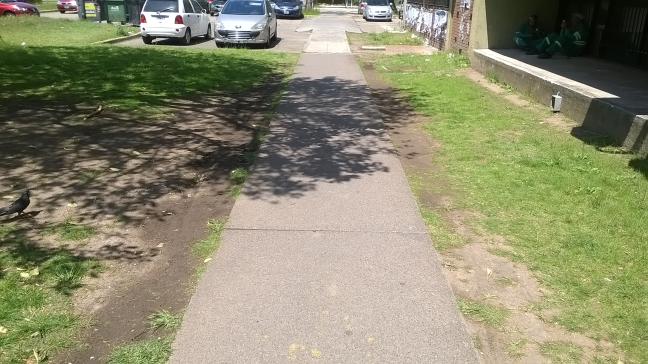
#> input picture img/ale1.png, 648 x 364 px
$ python hist-test.py   (Python 2 division)
#> lines starting #> are read from the running program, lines starting #| are printed output that depends on the picture; after the words box and inside, x2 and y2 are one past the last pixel; in counts of white or black regions, pixels touching at a corner belong together
import cv2
import numpy as np
#import matplotlib.pyplot as plt
def smooth(x,window_len=11,window='hanning'):
    if x.ndim != 1:
        raise ValueError, "smooth only accepts 1 dimension arrays."

    if x.size < window_len:
        raise ValueError, "Input vector needs to be bigger than window size."

    if window_len<3:
        return x

    if not window in ['flat', 'hanning', 'hamming', 'bartlett', 'blackman']:
        raise ValueError, "Window is on of 'flat', 'hanning', 'hamming', 'bartlett', 'blackman'"

    s=np.r_[x[window_len-1:0:-1],x,x[-1:-window_len:-1]]
    if window == 'flat': #moving average
        w=np.ones(window_len,'d')
    else:
        w=eval('np.'+window+'(window_len)')

    y=np.convolve(w/w.sum(),s,mode='valid')
    return y

def peaks(a):
    min_diff = 500

    bools = np.r_[True, a[1:] > a[:-1]] & np.r_[a[:-1] > a[1:], True]
    pks = [i for i in range(len(bools)) if bools[i]]
    if not pks[0] == 0:
        pks.insert(0,0)
    if not pks[-1] == 255:
        pks.append(255)

    out = [0]
    for i in range(1,len(pks)-1):
        lw = pks[i-1]
        ac = pks[i]
        hr = pks[i+1]
        mh = (ac + hr) / 2
        ml = (lw + ac) / 2
        if a[ac] - a[mh] > min_diff and a[ac] - a[ml] > min_diff:
            out.append(ac)
    out.append(255)
    return out

def generate_threshhold_mask(image, minval, maxval):
    image = np.uint8(image)
    retval, mask_lw_high = cv2.threshold(image, maxval, 255, cv2.THRESH_BINARY)
    mask_lw_high = 255 - mask_lw_high
    retval, mask_hg_min = cv2.threshold(image, minval, 255, cv2.THRESH_BINARY_INV)
    mask_hg_min = 255 - mask_hg_min
    # erase mask values

    return cv2.bitwise_and(mask_hg_min, mask_lw_high)

img = cv2.imread('img/ale1.png')
#> img is the input picture: shape (364, 648, 3); mean B, G, R 110.5, 139.1, 140.5
hsv_img = cv2.cvtColor(img, cv2.COLOR_BGR2HSV)
#> hsv_img: shape (364, 648, 3); mean H, S, V 33.3, 70.7, 146.5
hist = cv2.calcHist([hsv_img], [0], None, [256], [0,256])
#> hist = 256 values, max 18210 at index 13, min 0 at index 89, mean 921.4

#plt.plot(hist, color='k')
#plt.xlim([0,256])

spatial_radius = 50
color_radius = 50

smooth_msft_hist = smooth(hist.reshape([256]), 20)
#> in smooth, `s=np.r_[x[window_len-1:0:-1],x,x[-1:-window_len:-1]]`: s = 294 values, max 18210 at index 6, min 0 at index 108, mean 1112.5
#> in smooth, `y=np.convolve(w/w.sum(),s,mode='valid')`: y = 275 values, max 8272.7 at index 24, min 0 at index 198, mean 919.2
#> smooth_msft_hist has the same summary as y in smooth
#plt.plot(smooth_msft_hist, color='g')

hist_peaks = peaks(smooth_msft_hist)
#> in peaks, `pks = [i for i in range(len(bools)) if bools[i]]`: pks = [0, 24, 46, 79, 90, 117, 148, 160, 181]
#> the loop in peaks, `for i in range(1,len(pks)-1):` made 8 passes
#> (lw, ac, hr, mh, ml) on passes 1 to 8: (0, 24, 46, 35, 12), (24, 46, 79, 62, 35), (46, 79, 90, 84, 62), (79, 90, 117, 103, 84), (90, 117, 148, 132, 103), (117, 148, 160, 154, 132), (148, 160, 181, 170, 154), (160, 181, 255, 218, 170)
#> after the loop in peaks, `for i in range(1,len(pks)-1):`: out = [0, 24, 46]
#> hist_peaks = [0, 24, 46, 255]
print(hist_peaks)
#| [0, 24, 46, 255]

cv2.imshow('img', img)
h = cv2.split(hsv_img)[0]
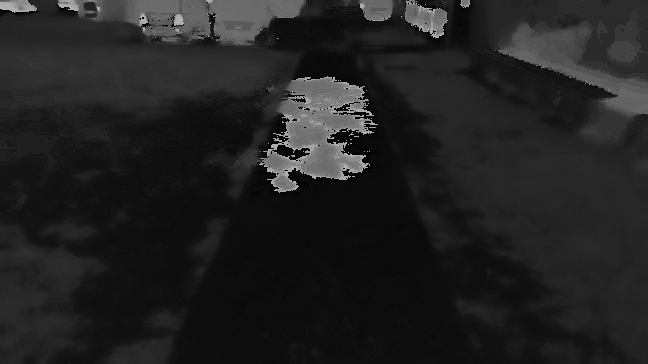
#> h: shape (364, 648); min 0, max 179, mean 33.3
for i in range(len(hist_peaks)-1):
    mask = generate_threshhold_mask(h, hist_peaks[i], hist_peaks[i+1])
    cv2.imshow('mask_'+str(i), mask)
#> this loop made 3 passes
#> pass 1, in generate_threshhold_mask, `retval, mask_lw_high = cv2.threshold(image, maxval, 255, cv2.THRESH_BI..`:
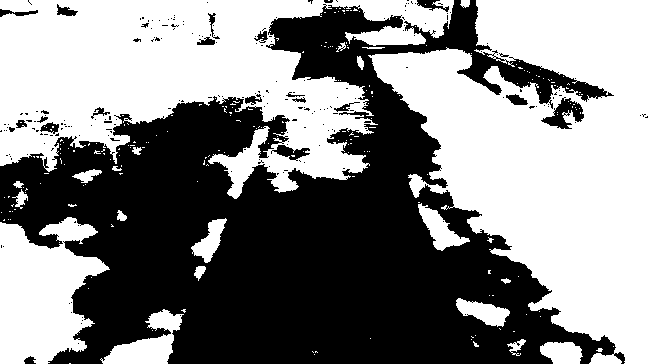
#> mask_lw_high: shape (364, 648); 52.6% white; 214 black regions (192 under 20 px), largest, box (x1, y1, x2, y2) and area: (0, 0, 625, 364) 108791, (541, 97, 584, 129) 618, (271, 145, 310, 161) 294
#> pass 1, in generate_threshhold_mask, `retval, mask_hg_min = cv2.threshold(image, minval, 255, cv2.THRESH_BIN..`:
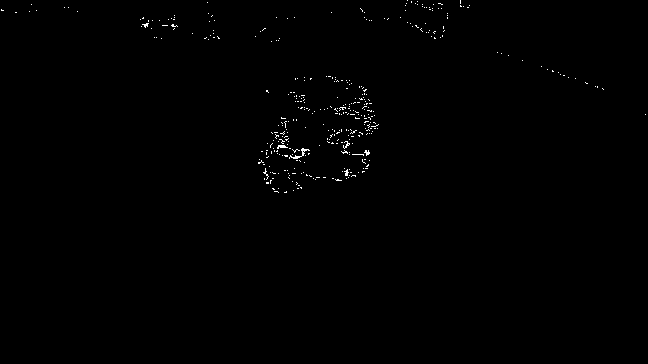
#> mask_hg_min: shape (364, 648); 0.41% white in thin lines or dots, all inside (x1, y1, x2, y2) = (1, 0, 646, 193)

# plt.show()

cv2.waitKey(0)
cv2.destroyAllWindows()

$ run again, with img/ale2.png copied over img/ale1.png
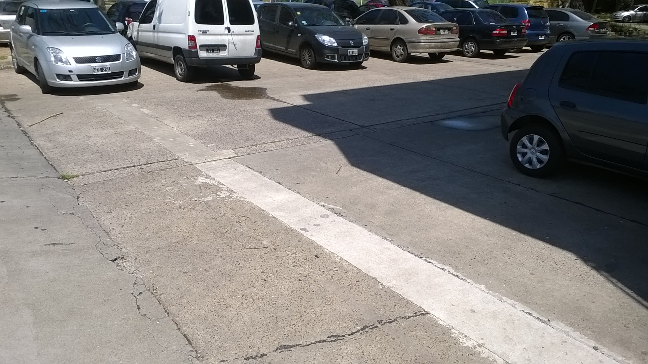
#> input picture img/ale2.png, 648 x 364 px
#> img is the input picture: shape (364, 648, 3); mean B, G, R 125.8, 128.1, 131.1
#> hsv_img: shape (364, 648, 3); mean H, S, V 46.5, 47.1, 136.8
#> hist = 256 values, max 24879 at index 16, min 0 at index 59, mean 921.4
#> s = 294 values, max 24879 at index 3, min 0 at index 78, mean 1265.4
#> y = 275 values, max 12523.9 at index 24, min 0 at index 198, mean 949.5
#> smooth_msft_hist has the same summary as y in smooth
#> pks = [0, 24, 56, 70, 86, 116, 160, 181]
#> the loop in peaks, `for i in range(1,len(pks)-1):` made 7 passes
#> (lw, ac, hr, mh, ml) on passes 1 to 7: (0, 24, 56, 40, 12), (24, 56, 70, 63, 40), (56, 70, 86, 78, 63), (70, 86, 116, 101, 78), (86, 116, 160, 138, 101), (116, 160, 181, 170, 138), (160, 181, 255, 218, 170)
#> after the loop in peaks, `for i in range(1,len(pks)-1):`: out = [0, 24, 116]
#> hist_peaks = [0, 24, 116, 255]
#| [0, 24, 116, 255]
#> the loop `for i in range(len(hist_peaks)-1):` made 3 passes
#> pass 1, in generate_threshhold_mask, `retval, mask_lw_high = cv2.threshold(image, maxval, 255, cv2.THRESH_BI..`:
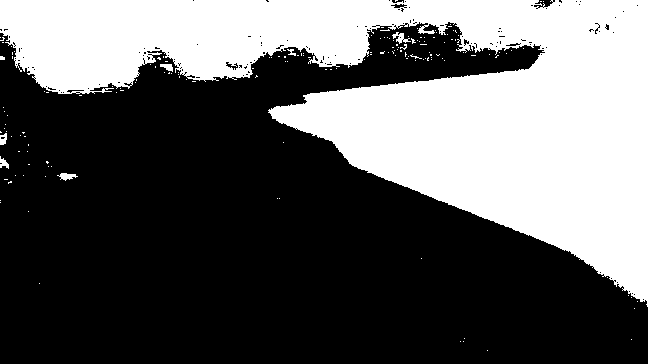
#> mask_lw_high: shape (364, 648); 37.5% white; 164 white regions (157 under 20 px), largest, box (x1, y1, x2, y2) and area: (0, 0, 648, 307) 87749, (392, 32, 411, 44) 96, (57, 173, 78, 181) 90
#> pass 1, in generate_threshhold_mask, `retval, mask_hg_min = cv2.threshold(image, minval, 255, cv2.THRESH_BIN..`:
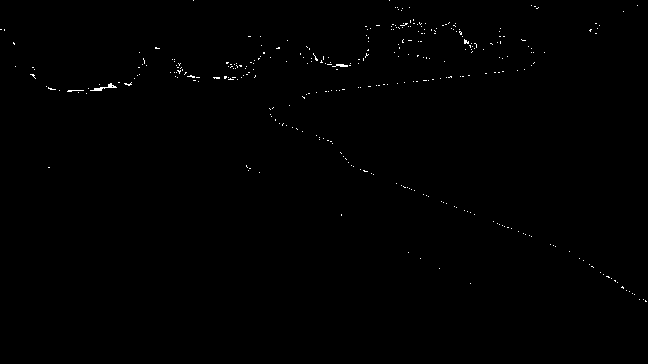
#> mask_hg_min: shape (364, 648); 0.34% white in thin lines or dots, all inside (x1, y1, x2, y2) = (0, 0, 647, 302)

$ run again, with img/ale3.png copied over img/ale1.png
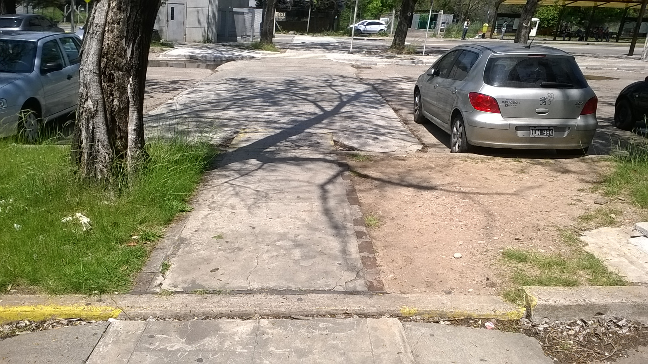
#> input picture img/ale3.png, 648 x 364 px
#> img is the input picture: shape (364, 648, 3); mean B, G, R 118.3, 137.4, 144.6
#> hsv_img: shape (364, 648, 3); mean H, S, V 33.2, 65.3, 148.4
#> hist = 256 values, max 27223 at index 13, min 0 at index 61, mean 921.4
#> s = 294 values, max 27223 at index 6, min 0 at index 80, mean 1238.7
#> y = 275 values, max 11722.1 at index 24, min 0 at index 198, mean 945
#> smooth_msft_hist has the same summary as y in smooth
#> pks = [0, 24, 47, 88, 115, 160, 183]
#> the loop in peaks, `for i in range(1,len(pks)-1):` made 6 passes
#> (lw, ac, hr, mh, ml) on passes 1 to 6: (0, 24, 47, 35, 12), (24, 47, 88, 67, 35), (47, 88, 115, 101, 67), (88, 115, 160, 137, 101), (115, 160, 183, 171, 137), (160, 183, 255, 219, 171)
#> after the loop in peaks, `for i in range(1,len(pks)-1):`: out = [0, 24, 47, 115]
#> hist_peaks = [0, 24, 47, 115, 255]
#| [0, 24, 47, 115, 255]
#> the loop `for i in range(len(hist_peaks)-1):` made 4 passes
#> pass 1, in generate_threshhold_mask, `retval, mask_lw_high = cv2.threshold(image, maxval, 255, cv2.THRESH_BI..`:
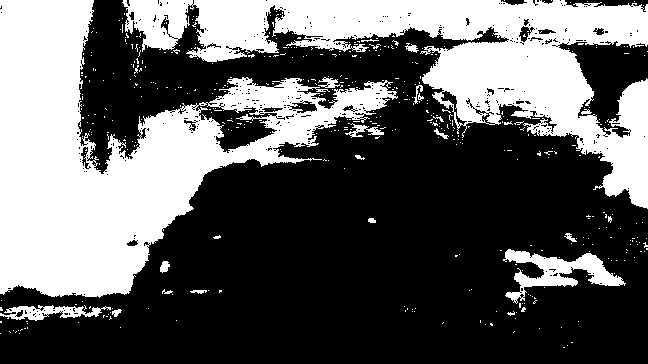
#> mask_lw_high: shape (364, 648); 37.7% white; 478 white regions (455 under 20 px), largest, box (x1, y1, x2, y2) and area: (0, 0, 398, 298) 47031, (122, 0, 648, 209) 36459, (503, 249, 626, 304) 2401
#> pass 1, in generate_threshhold_mask, `retval, mask_hg_min = cv2.threshold(image, minval, 255, cv2.THRESH_BIN..`:
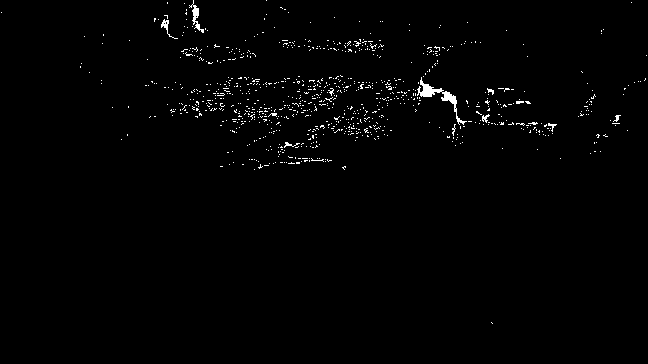
#> mask_hg_min: shape (364, 648); 1.2% white in thin lines or dots, all inside (x1, y1, x2, y2) = (1, 0, 647, 324)

$ run again, with img/auto.png copied over img/ale1.png
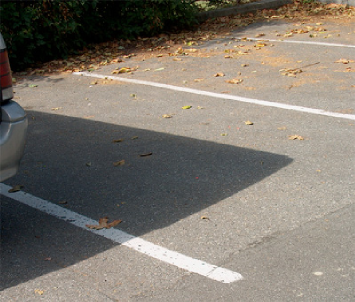
#> input picture img/auto.png, 355 x 302 px
#> img is the input picture: shape (302, 355, 3); mean B, G, R 109.6, 119.2, 126.1
#> hsv_img: shape (302, 355, 3); mean H, S, V 41.2, 55.6, 128.9
#> hist = 256 values, max 10822 at index 16, min 0 at index 82, mean 418.8
#> s = 294 values, max 10822 at index 3, min 0 at index 101, mean 566
#> y = 275 values, max 5842.2 at index 26, min 0 at index 198, mean 412.5
#> smooth_msft_hist has the same summary as y in smooth
#> pks = [0, 26, 59, 68, 80, 113, 159, 176]
#> the loop in peaks, `for i in range(1,len(pks)-1):` made 7 passes
#> (lw, ac, hr, mh, ml) on passes 1 to 7: (0, 26, 59, 42, 13), (26, 59, 68, 63, 42), (59, 68, 80, 74, 63), (68, 80, 113, 96, 74), (80, 113, 159, 136, 96), (113, 159, 176, 167, 136), (159, 176, 255, 215, 167)
#> after the loop in peaks, `for i in range(1,len(pks)-1):`: out = [0, 26, 113]
#> hist_peaks = [0, 26, 113, 255]
#| [0, 26, 113, 255]
#> the loop `for i in range(len(hist_peaks)-1):` made 3 passes
#> pass 1, in generate_threshhold_mask, `retval, mask_lw_high = cv2.threshold(image, maxval, 255, cv2.THRESH_BI..`:
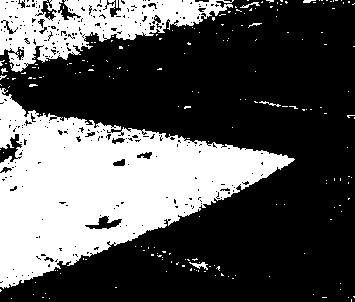
#> mask_lw_high: shape (302, 355); 34% white; 200 white regions (192 under 20 px), largest, box (x1, y1, x2, y2) and area: (0, 88, 295, 289) 27783, (0, 0, 234, 72) 7821, (189, 262, 208, 270) 66
#> pass 1, in generate_threshhold_mask, `retval, mask_hg_min = cv2.threshold(image, minval, 255, cv2.THRESH_BIN..`:
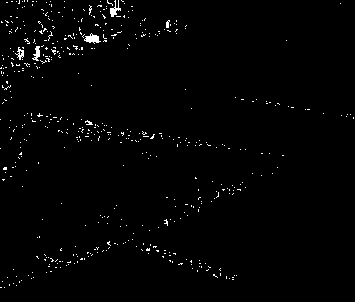
#> mask_hg_min: shape (302, 355); 1.4% white in thin lines or dots
